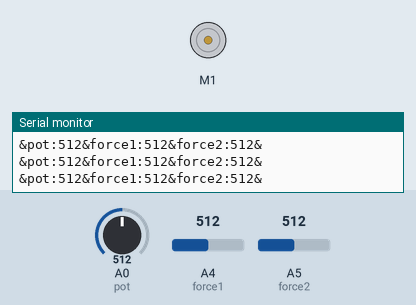
Bench run of a sketch on a simulated Arduino Uno, built with avr-gcc and run on an emulated ATmega328P. Shown: DC motor (green arrow = forward, orange = backward, longer = faster), the last lines printed to the serial monitor. The test bench sets the inputs (shaded band); at power-on: A0 (pot) = 512, A4 (force1) = 512, A5 (force2) = 512.

Above: at 1.2 s.
1.3 s: A0 (pot) set to 499
At 1.8 s:
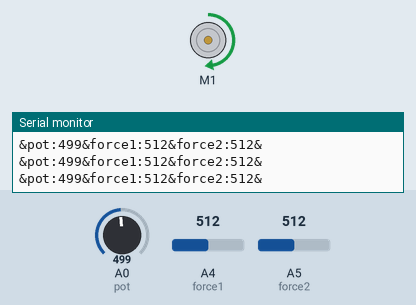
2.8 s: A0 (pot) set to 1023
At 3.3 s:
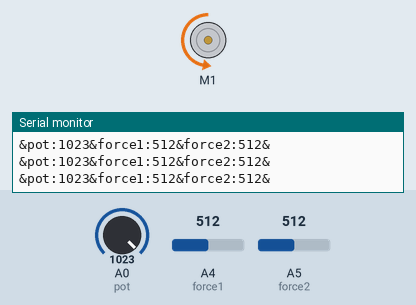
4.3 s: A4 (force1) set to 106
7.3 s: A4 (force1) set to 93
10.3 s: A5 (force2) set to 109
13.3 s: A5 (force2) set to 90
Timing chart, 0 to 16.3 s (numbered marks = the images above; inputs shaded):
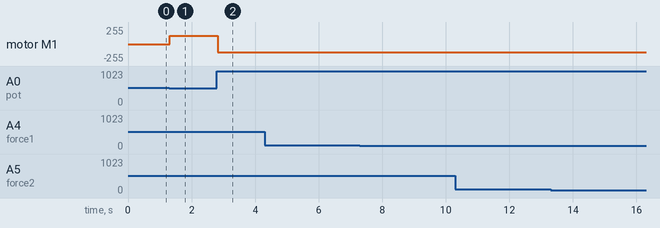

Measured:
- the behaviour switches between 507 and 506 on A0 (pot) (found by bisection; images 0 and 1)
- after the input at 1.3 s, motor M1: stopped → forward 127/255 at once
- after the input at 2.8 s, motor M1: forward 127/255 → backward 127/255 at once

The sketch:

SlidePotClass.ino
```cpp
//#include <GloveComm.h>
//#include <Wire.h>
#include <Adafruit_MotorShield.h>
#include "utility/Adafruit_MS_PWMServoDriver.h"

//String names[3] = {"val1", "val2", "val3"};

//GloveComm port(names);

String line = "&";
const int margin = 5;//acceptable margin of error for slidepot positioning
const int pwm_speed = 127;//speed for moving slidepot motor. currently constant; may make dynamic later

Adafruit_MotorShield AFMS = Adafruit_MotorShield();
Adafruit_DCMotor *motor = AFMS.getMotor(1);

int pot = 0;//pin for potentiometer (analog pin)
/*

  int en;//pin for 'enable' on H-bridge (digital pwm pin)
  int fr;//pin for forward motor (digital pin)
  int bk;//pin for backward motor (digital pin)
*/
int force1 = 4; //pin for force sensing (current draw)
int force2 = 5; //pin for force sensing (current draw)
int dest;//destination
int fMax; //max force before release


void set(int pos) {
  dest = pos;
}

int getPos() {
  return analogRead(pot);
}

int getForce1() {
  return analogRead(force1);//this is just how I imagine this will work;
  //there might need to be some mapping/calculations added.
}

int getForce2() {
  return analogRead(force2);//this is just how I imagine this will work;
  //there might need to be some mapping/calculations added.
}

void check() {
  int potpos = analogRead(pot);
  int diff = dest - potpos;//diff between desired position and actual position
  if (abs(diff) <= margin) return; //if diff is within acceptable margin, return; no adjustment needed.
  mov(diff > 0, pwm_speed);
}

void mov(bool dir, int pwm) {
  if (dir) {
    motor->run(FORWARD);
  } else {
    motor->run(BACKWARD);
  }
  motor->setSpeed(pwm);
}

void fre() {
  motor->run(RELEASE);
}


void setup() {
  // put your setup code here, to run once:
  //port = new GloveComm(names);
  Serial.begin(9600);
  AFMS.begin();
}

void loop() {
  // put your main code here, to run repeatedly:
  set(512);
  check();

  //port.setAxis("pot", slide.getPos());
  //port.setAxis("force1", slide.getForce1());
  //port.setAxis("force2", slide.getForce2());

  //port.sendAll();
  String l1 = "&pot:";
  String l2 = "&force1:";
  String l3 = "&force2:";

  line = l1 + getPos() +l2 + getForce1() + l3 + getForce2() + String("&");
  Serial.println(line);
}
```

SlidePot.ino
```cpp
/*//might need to have the following imports in file using this class as well.
#include <Wire.h>
#include <Adafruit_MotorShield.h>
#include "utility/Adafruit_MS_PWMServoDriver.h"

const int margin = 5;//acceptable margin of error for slidepot positioning
const int pwm_speed = 127;//speed for moving slidepot motor. currently constant; may make dynamic later
class SlidePot {
  private:
    Adafruit_MotorShield AFMS;
    Adafruit_DCMotor motor;

    int pot;//pin for potentiometer (analog pin)


    int en;//pin for 'enable' on H-bridge (digital pwm pin)
    int fr;//pin for forward motor (digital pin)
    int bk;//pin for backward motor (digital pin)

    int force1; //pin for force sensing (current draw)
    int force2; //pin for force sensing (current draw)
    int dest;//destination
    int fMax; //max force before release
    void mov(bool dir, int pwm);//sets motor speed in a given direction; (0 < pwm < 255)
                                //dir true=forward, false=backward
    void stp();// stop motor
    void fre();//let motor freespin

  public:
    SlidePot(int _pot, int _en, int _fr, int _bk, int _force, int fMax_);
    void set(int pos);//set destination
    void setForce(int fMax);
    int getPos();//get current pot position
    int getForce1();//amount of force exerted on motor; current draw
    int getForce2();//amount of force exerted on motor; current draw
    void check();//checks current position against destination and moves accordingly

};

SlidePot::SlidePot(int _pot, int _force1, int _force2) {
  pot = _pot;
  force1 = _force1;
  force2 = _force2;
  AFMS = Adafruit_MotorShield();
  motor = AFMS.getMotor(1);
  AFMS.begin();
}

void SlidePot::set(int pos) {
  dest = pos;
}

void SlidePot::getPos() {
  return analogRead(pot);
}

void SlidePot::getForce1() {
  return analogRead(force1);//this is just how I imagine this will work;
                           //there might need to be some mapping/calculations added.
}

void SlidePot::getForce2() {
  return analogRead(force2);//this is just how I imagine this will work;
                           //there might need to be some mapping/calculations added.
}

void SlidePot::check() {
  int potpos = analogRead(pot);
  int diff = dest - potpos;//diff between desired position and actual position
  if(abs(diff) <= margin) return;//if diff is within acceptable margin, return; no adjustment needed.
  mov(diff>0, pwm_speed);
}

void SlidePot::mov(bool dir, int pwm) {
  if(dir) {
    motor.run(FORWARD);
  } else {
    motor.run(BACKWARD);
  }
  motor.setSpeed(pwm);
}

void SlidePot::fre() {
  motor.run(RELEASE);
}
*/
```
